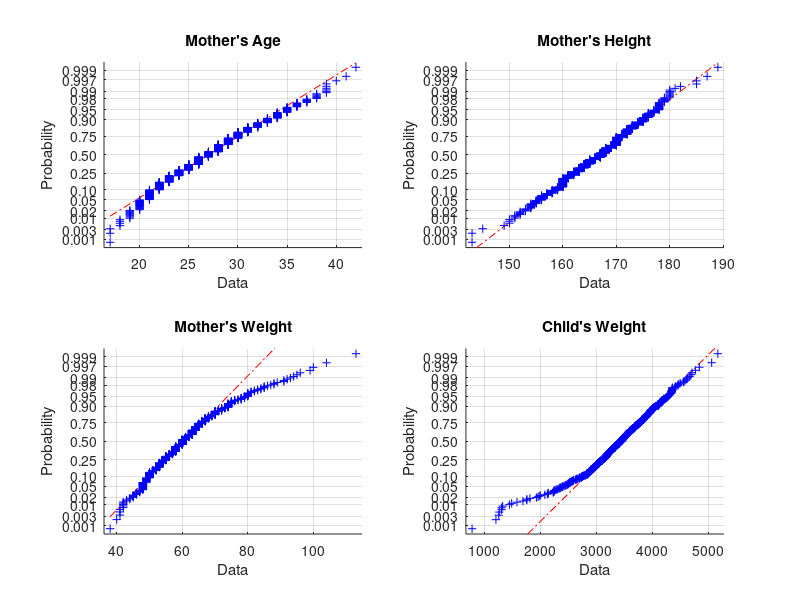

The MATLAB source for this figure: (Note: this script raises an error after producing the figure.)
% Load the data
load birth.dat

% Extract the columns of interest
age = birth(:, 4);
height = birth(:, 16);
momsWeight = birth(:, 15);
childsWeight = birth(:, 3);

% Create a figure for normal probability plots

figure;

variables = {'Mother''s Age', 'Mother''s Height', 'Mother''s Weight', 'Child''s Weight'};
data = {age, height, momsWeight, childsWeight};

for i = 1:4
    subplot(2,2,i)
    normplot(data{i})
    title(variables{i})
end

% Set the significance level for the Jarque-Bera test
alpha = 0.05;

% Perform Jarque-Bera test for normality
ageJB = jbtest(age, alpha);
heightJB = jbtest(height, alpha);
momsWeightJB = jbtest(momsWeight, alpha);
childsWeightJB = jbtest(childsWeight, alpha);

fprintf('\nMother''s Age is Normally Distributed: %s\n', logicalString(ageJB))
fprintf('Mother''s Height is Normally Distributed: %s\n', logicalString(heightJB))
fprintf('Mother''s Weight is Normally Distributed: %s\n', logicalString(momsWeightJB))
fprintf('Child''s Weight is Normally Distributed: %s\n', logicalString(childsWeightJB))

function result = logicalString(value)
    if value == 1
        result = 'False';
    else
        result = 'True';
    end
end
